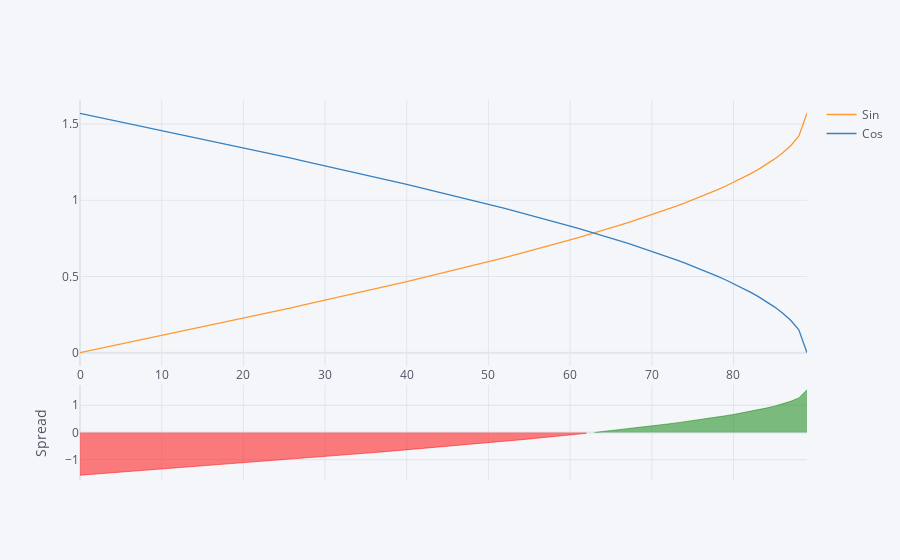

The notebook cell saved with this chart:
### Code cell
df4[['Sin', 'Cos']].iplot(kind = 'spread')

### Figure 1 — Plotly figure (JSON) as saved in the notebook; plotly's stock layout.template omitted (floating-point values rounded to 4 significant figures)
{"data": [{"line": {"color": "rgba(255, 153, 51, 1.0)", "dash": "solid", "shape": "linear", "width": 1.3}, "mode": "lines", "name": "Sin", "text": "", "type": "scatter", "x": [0, 1, 2, 3, 4, 5, 6, 7, 8, 9, 10, 11, 12, 13, 14, 15, 16, 17, 18, 19, 20, 21, 22, 23, 24, 25, 26, 27, 28, 29, 30, 31, 32, 33, 34, 35, 36, 37, 38, 39, 40, 41, 42, 43, 44, 45, 46, 47, 48, 49, 50, 51, 52, 53, 54, 55, 56, 57, 58, 59, 60, 61, 62, 63, 64, 65, 66, 67, 68, 69, 70, 71, 72, 73, 74, 75, 76, 77, 78, 79, 80, 81, 82, 83, 84, 85, 86, 87, 88, 89], "y": [0, 0.01124, 0.02247, 0.03371, 0.04496, 0.05621, 0.06747, 0.07873, 0.09001, 0.1013, 0.1126, 0.1239, 0.1352, 0.1466, 0.158, 0.1693, 0.1808, 0.1922, 0.2037, 0.2151, 0.2267, 0.2382, 0.2498, 0.2614, 0.273, 0.2847, 0.2965, 0.3082, 0.32, 0.3319, 0.3438, 0.3558, 0.3678, 0.3799, 0.392, 0.4042, 0.4164, 0.4287, 0.4411, 0.4536, 0.4661, 0.4788, 0.4915, 0.5042, 0.5171, 0.5301, 0.5432, 0.5563, 0.5696, 0.583, 0.5966, 0.6102, 0.624, 0.6379, 0.652, 0.6662, 0.6805, 0.6951, 0.7098, 0.7247, 0.7398, 0.7551, 0.7707, 0.7865, 0.8025, 0.8188, 0.8354, 0.8523, 0.8696, 0.8872, 0.9051, 0.9236, 0.9424, 0.9618, 0.9817, 1.002, 1.023, 1.045, 1.068, 1.092, 1.117, 1.144, 1.172, 1.202, 1.234, 1.27, 1.31, 1.358, 1.421, 1.571]}, {"line": {"color": "rgba(55, 128, 191, 1.0)", "dash": "solid", "shape": "linear", "width": 1.3}, "mode": "lines", "name": "Cos", "text": "", "type": "scatter", "x": [0, 1, 2, 3, 4, 5, 6, 7, 8, 9, 10, 11, 12, 13, 14, 15, 16, 17, 18, 19, 20, 21, 22, 23, 24, 25, 26, 27, 28, 29, 30, 31, 32, 33, 34, 35, 36, 37, 38, 39, 40, 41, 42, 43, 44, 45, 46, 47, 48, 49, 50, 51, 52, 53, 54, 55, 56, 57, 58, 59, 60, 61, 62, 63, 64, 65, 66, 67, 68, 69, 70, 71, 72, 73, 74, 75, 76, 77, 78, 79, 80, 81, 82, 83, 84, 85, 86, 87, 88, 89], "y": [1.571, 1.56, 1.548, 1.537, 1.526, 1.515, 1.503, 1.492, 1.481, 1.469, 1.458, 1.447, 1.436, 1.424, 1.413, 1.401, 1.39, 1.379, 1.367, 1.356, 1.344, 1.333, 1.321, 1.309, 1.298, 1.286, 1.274, 1.263, 1.251, 1.239, 1.227, 1.215, 1.203, 1.191, 1.179, 1.167, 1.154, 1.142, 1.13, 1.117, 1.105, 1.092, 1.079, 1.067, 1.054, 1.041, 1.028, 1.014, 1.001, 0.9878, 0.9742, 0.9606, 0.9468, 0.9329, 0.9188, 0.9046, 0.8903, 0.8757, 0.861, 0.8461, 0.831, 0.8157, 0.8001, 0.7843, 0.7683, 0.752, 0.7354, 0.7185, 0.7012, 0.6836, 0.6656, 0.6472, 0.6284, 0.609, 0.5891, 0.5685, 0.5473, 0.5253, 0.5025, 0.4786, 0.4536, 0.4272, 0.3993, 0.3693, 0.3368, 0.3009, 0.2604, 0.2124, 0.15, 0]}, {"connectgaps": false, "fill": "tozeroy", "line": {"color": "green", "dash": "solid", "shape": "linear", "width": 0.5}, "mode": "lines", "name": "Spread", "showlegend": false, "type": "scatter", "x": [0, 1, 2, 3, 4, 5, 6, 7, 8, 9, 10, 11, 12, 13, 14, 15, 16, 17, 18, 19, 20, 21, 22, 23, 24, 25, 26, 27, 28, 29, 30, 31, 32, 33, 34, 35, 36, 37, 38, 39, 40, 41, 42, 43, 44, 45, 46, 47, 48, 49, 50, 51, 52, 53, 54, 55, 56, 57, 58, 59, 60, 61, 62, 63, 64, 65, 66, 67, 68, 69, 70, 71, 72, 73, 74, 75, 76, 77, 78, 79, 80, 81, 82, 83, 84, 85, 86, 87, 88, 89], "xaxis": "x2", "y": ["", "", "", "", "", "", "", "", "", "", "", "", "", "", "", "", "", "", "", "", "", "", "", "", "", "", "", "", "", "", "", "", "", "", "", "", "", "", "", "", "", "", "", "", "", "", "", "", "", "", "", "", "", "", "", "", "", "", "", "", "", "", "", 0.002146, 0.03422, 0.06683, 0.1, 0.1338, 0.1683, 0.2035, 0.2395, 0.2763, 0.3141, 0.3528, 0.3927, 0.4337, 0.4762, 0.5202, 0.5659, 0.6136, 0.6636, 0.7163, 0.7723, 0.8322, 0.8972, 0.9689, 1.05, 1.146, 1.271, 1.571], "yaxis": "y2"}, {"connectgaps": false, "fill": "tozeroy", "line": {"color": "red", "dash": "solid", "shape": "linear", "width": 0.5}, "mode": "lines", "name": "Spread", "showlegend": false, "type": "scatter", "x": [0, 1, 2, 3, 4, 5, 6, 7, 8, 9, 10, 11, 12, 13, 14, 15, 16, 17, 18, 19, 20, 21, 22, 23, 24, 25, 26, 27, 28, 29, 30, 31, 32, 33, 34, 35, 36, 37, 38, 39, 40, 41, 42, 43, 44, 45, 46, 47, 48, 49, 50, 51, 52, 53, 54, 55, 56, 57, 58, 59, 60, 61, 62, 63, 64, 65, 66, 67, 68, 69, 70, 71, 72, 73, 74, 75, 76, 77, 78, 79, 80, 81, 82, 83, 84, 85, 86, 87, 88, 89], "xaxis": "x2", "y": [-1.571, -1.548, -1.526, -1.503, -1.481, -1.458, -1.436, -1.413, -1.391, -1.368, -1.346, -1.323, -1.3, -1.278, -1.255, -1.232, -1.209, -1.186, -1.163, -1.141, -1.117, -1.094, -1.071, -1.048, -1.025, -1.001, -0.9779, -0.9543, -0.9307, -0.907, -0.8832, -0.8593, -0.8352, -0.8111, -0.7868, -0.7625, -0.7379, -0.7133, -0.6885, -0.6636, -0.6385, -0.6133, -0.5879, -0.5623, -0.5365, -0.5106, -0.4845, -0.4581, -0.4315, -0.4047, -0.3777, -0.3504, -0.3228, -0.295, -0.2669, -0.2385, -0.2097, -0.1806, -0.1512, -0.1214, -0.09115, -0.06051, -0.02942, "", "", "", "", "", "", "", "", "", "", "", "", "", "", "", "", "", "", "", "", "", "", "", "", "", "", ""], "yaxis": "y2"}], "layout": {"hovermode": "x", "legend": {"bgcolor": "#F5F6F9", "font": {"color": "#4D5663"}}, "paper_bgcolor": "#F5F6F9", "plot_bgcolor": "#F5F6F9", "title": {"font": {"color": "#4D5663"}}, "xaxis": {"gridcolor": "#E1E5ED", "showgrid": true, "tickfont": {"color": "#4D5663"}, "title": {"font": {"color": "#4D5663"}, "text": ""}, "zerolinecolor": "#E1E5ED"}, "xaxis2": {"anchor": "y2", "gridcolor": "#E1E5ED", "showgrid": true, "showticklabels": false, "tickfont": {"color": "#4D5663"}, "title": {"font": {"color": "#4D5663"}, "text": ""}, "zerolinecolor": "#E1E5ED"}, "yaxis": {"domain": [0.3, 1], "gridcolor": "#E1E5ED", "showgrid": true, "tickfont": {"color": "#4D5663"}, "title": {"font": {"color": "#4D5663"}, "text": ""}, "zerolinecolor": "#E1E5ED"}, "yaxis2": {"domain": [0, 0.25], "gridcolor": "#E1E5ED", "showgrid": true, "tickfont": {"color": "#4D5663"}, "title": {"font": {"color": "#4D5663"}, "text": "Spread"}, "zerolinecolor": "#E1E5ED"}}}
